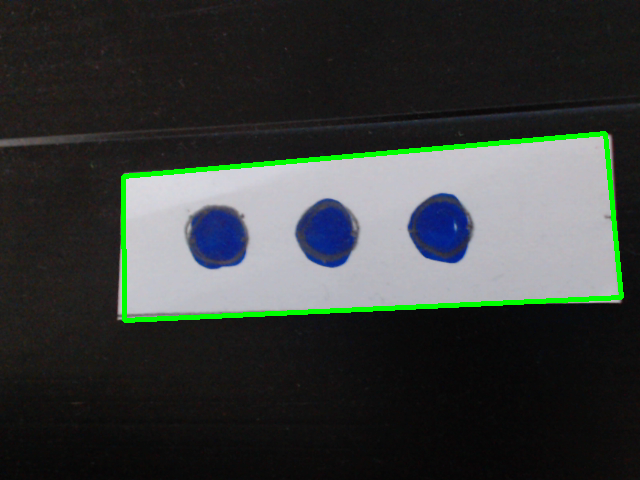
#> input picture image/4.ppm, 640 x 480 px
$ python script.py --image image/4.ppm
#> lines starting #> are read from the running program, lines starting #| are printed output that depends on the picture
#> (reads config.json from the repository)
### crop.py
import cv2
import numpy as np
from config import ratio
import os
import math

def validateCircle(image):
    return True
    # [15 lines of commented-out code are left out]

def findCircles(image, circularity_threshold = 0.95, r_weight = 0.33, g_weight = 0.33, b_weight = 0.33):
    '''
    image is bgr image
    '''
    # image = cv2.bitwise_not(image)
    short_size = min(image.shape[0], image.shape[1])
#     im = (image[:,:,2] // (1/r_weight) + image[:,:,1] // (1/g_weight) + image[:,:,0] // (1/b_weight)).astype(np.uint8)
    gray_im = cv2.cvtColor(image, cv2.COLOR_BGR2GRAY)
    im = cv2.medianBlur(gray_im, min(math.ceil(short_size / 300), 3))
    _, im = cv2.threshold(im, 0, 255, cv2.THRESH_BINARY+cv2.THRESH_OTSU)
    num_labels, labels_im, stats, centroids = cv2.connectedComponentsWithStats(im)
    circles = []

    for i in range(1, num_labels):
        left, top, width, height, area = stats[i]
        center_x, center_y = centroids[i]
        circularity = max(width, height) / min(width, height)
        r = min(width, height) // 2
        if circularity > circularity_threshold and r > math.ceil(short_size/100) and validateCircle(gray_im[top: top+height, left: left+width]):
            circles.append([center_x, center_y, r])
    # for x, y, r in circles:
    #     cv2.circle(im, (int(x),int(y)) , int(r) , (0,0,255) , 2)
    # cv2.imshow('thresh', im)
    return circles

### script.py
from crop import findCircles
from summary import getInsideCircle, getOutsideCircles
from os.path import join, dirname
from os import getcwd
from sys import argv
from cv2 import imread
import cv2
import numpy as np
import model
from camera import openCamera
import math
import argparse

selected_method = 3
isRed = False

def getFilepath(filename):
    if filename[0] == '/':
        return filename
    else:
        return join(getcwd() , filename)

# [39 lines left out: functions getFeature, getData, not called in this run]

def drawCircles(img, circles):
    for x ,y ,r in circles:
        cv2.circle(img , (int(x),int(y)) , int(r) , (0,0,255) , 2)

def drawText(img, text):
    cv2.putText(img,text, (10,img.shape[0]-10), cv2.FONT_HERSHEY_COMPLEX, 1.2, 255, 2)

# [12 lines left out: function processFrame, not called in this run]

def main():
    parser = argparse.ArgumentParser(description="G6PD Prediction script working with a real-time camera or an image file.\nDefault is using the camera.")
    parser.add_argument('-r', '--red', action='store_true', help='Applying red light.')
    parser.add_argument('-c', '--pi-camera', action='store_true', help='Specific camera to be pi-camera.')
    parser.add_argument('-i', '--image', type=str, help='Image path to be predicted.')
    parser.add_argument('-m', '--method', type=int, help='Preprocessing method.\n1 is using avg and std of both background and foreground.\n2 is using avg of both background and foreground.\n3 is using avg of foreground - avg of background.')
    args = parser.parse_args(argv[1:])
    isRed = args.red
    piCamera = args.pi_camera
    selected_method = 3
    if args.method is not None:
        selected_method = args.method
    if args.image is not None:
        filepath = getFilepath(args.image)
        img = np.flip(imread(filepath), -1)
        circles = findCircles(img)
#> in findCircles, `gray_im = cv2.cvtColor(image, cv2.COLOR_BGR2GRAY)`:
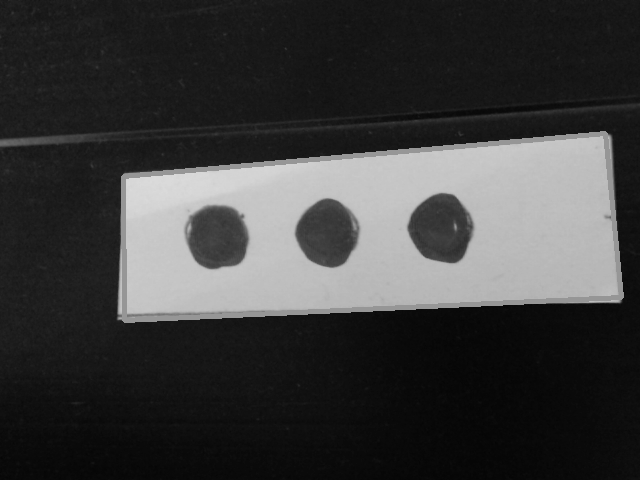
#> gray_im: shape (480, 640); min 4, max 219, mean 59.6
        data = getData(img, circles)
        print(np.average(model.predict(data, selected_method, isRed)))
    else:
        openCamera(processFrame,piCamera)

if __name__ == '__main__':
#> (the run stopped early here; a loop or call above may not have finished)
